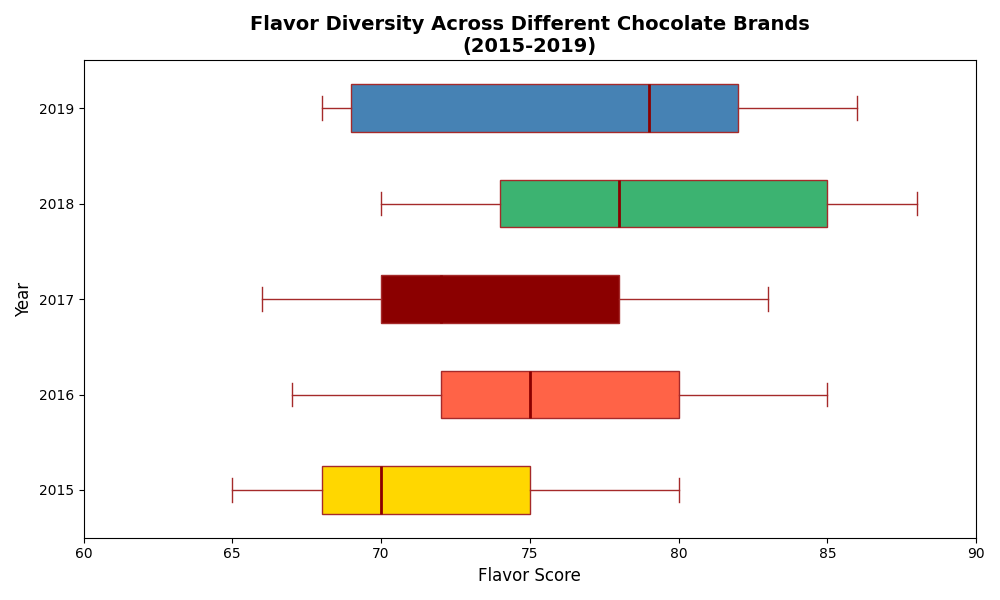

Python code for this plot:
import matplotlib.pyplot as plt
import numpy as np

chocolate_brands = ["CocoaHeaven", "ChocoDelight", "SweetCocoa", "DarkFantasy", "ChocoTwist"]
years = ["2015", "2016", "2017", "2018", "2019"]

chocolate_data = {
    "CocoaHeaven": [75, 80, 78, 85, 82],
    "ChocoDelight": [70, 75, 72, 78, 79],
    "SweetCocoa": [68, 72, 70, 74, 69],
    "DarkFantasy": [80, 85, 83, 88, 86],
    "ChocoTwist": [65, 67, 66, 70, 68],
}

# Prepare data for horizontal box plot
box_data = [list(year_data) for year_data in zip(*chocolate_data.values())]

fig, ax = plt.subplots(figsize=(10, 6))

# Create horizontal box plot
bplot = ax.boxplot(box_data, vert=False, patch_artist=True, notch=False,
                   boxprops=dict(facecolor='lightyellow', color='brown'),
                   whiskerprops=dict(color='brown'),
                   capprops=dict(color='brown'),
                   medianprops=dict(color='darkred', linewidth=2),
                   flierprops=dict(markerfacecolor='blue', marker='o', markersize=8, linestyle='none'))

colors = ['#FFD700', '#FF6347', '#8B0000', '#3CB371', '#4682B4']
for patch, color in zip(bplot['boxes'], colors):
    patch.set_facecolor(color)

# Set y-axis labels for horizontal box plot
ax.set_yticklabels(years)
ax.set_ylabel('Year', fontsize=12)
ax.set_xlabel('Flavor Score', fontsize=12)
ax.set_title('Flavor Diversity Across Different Chocolate Brands\n(2015-2019)', fontsize=14, fontweight='bold')

ax.set_xlim(60, 90)

plt.tight_layout()
plt.show()
